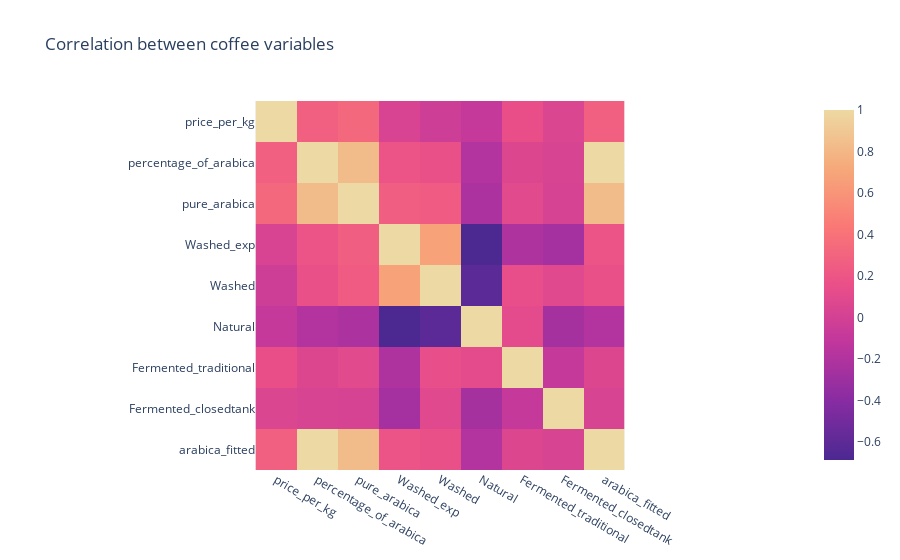

Notebook source saved alongside this figure:
### Code cell
# import plotly.express as px

# px.imshow(train_df_no_idx.corr(), color_continuous_scale='Agsunset', title="Correlation between coffee variables")

### Figure 1 — Plotly figure (JSON) as saved in the notebook; plotly's stock layout.template omitted (floating-point values rounded to 4 significant figures)
{"data": [{"coloraxis": "coloraxis", "hovertemplate": "x: %{x}<br>y: %{y}<br>color: %{z}<extra></extra>", "name": "0", "type": "heatmap", "x": ["price_per_kg", "percentage_of_arabica", "pure_arabica", "Washed_exp", "Washed", "Natural", "Fermented_traditional", "Fermented_closedtank", "arabica_fitted"], "xaxis": "x", "y": ["price_per_kg", "percentage_of_arabica", "pure_arabica", "Washed_exp", "Washed", "Natural", "Fermented_traditional", "Fermented_closedtank", "arabica_fitted"], "yaxis": "y", "z": [[1, 0.2759, 0.3287, 0.03862, -0.03499, -0.08707, 0.1495, 0.05301, 0.2759], [0.2759, 1, 0.8293, 0.1847, 0.1641, -0.1876, 0.05922, 0.03332, 1.0], [0.3287, 0.8293, 1, 0.257, 0.237, -0.225, 0.09678, 0.02545, 0.8293], [0.03862, 0.1847, 0.257, 1, 0.6786, -0.6858, -0.214, -0.2615, 0.1847], [-0.03499, 0.1641, 0.237, 0.6786, 1, -0.6057, 0.1454, 0.0911, 0.1641], [-0.08707, -0.1876, -0.225, -0.6858, -0.6057, 1, 0.1075, -0.2588, -0.1876], [0.1495, 0.05922, 0.09678, -0.214, 0.1454, 0.1075, 1, -0.09155, 0.05922], [0.05301, 0.03332, 0.02545, -0.2615, 0.0911, -0.2588, -0.09155, 1, 0.03332], [0.2759, 1.0, 0.8293, 0.1847, 0.1641, -0.1876, 0.05922, 0.03332, 1]]}], "layout": {"coloraxis": {"colorscale": [[0, "rgb(75, 41, 145)"], [0.1667, "rgb(135, 44, 162)"], [0.3333, "rgb(192, 54, 157)"], [0.5, "rgb(234, 79, 136)"], [0.6667, "rgb(250, 120, 118)"], [0.8333, "rgb(246, 169, 122)"], [1, "rgb(237, 217, 163)"]]}, "title": {"text": "Correlation between coffee variables"}, "xaxis": {"anchor": "y", "constrain": "domain", "domain": [0, 1], "scaleanchor": "y"}, "yaxis": {"anchor": "x", "autorange": "reversed", "constrain": "domain", "domain": [0, 1]}}}
